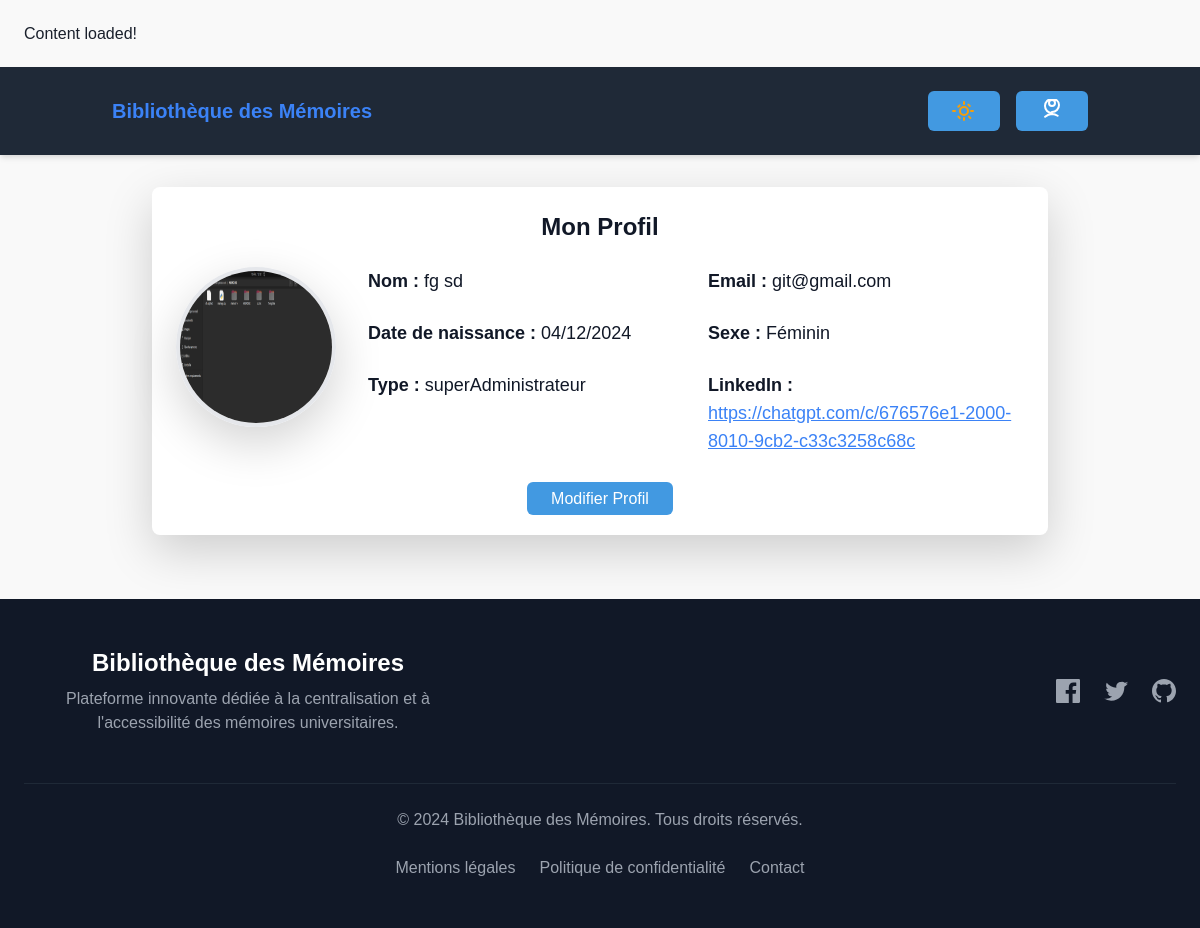
/profil (signed in), run on the app's committed database.
### memoire/models.py (models this page shows, shortened)
class UserProfile(models.Model):
    SEXE_CHOICES = [
        ('M', 'Masculin'),
        ('F', 'Féminin'),
        ('A', 'Autre'),
    ]
    TYPE_CHOICES = [
        ('standard', 'Standard'),
        ('admin', 'Administrateur'),
        ('superadmin', 'superAdministrateur'),
    ]
    nom = models.CharField(max_length=100)
    prenom = models.CharField(max_length=100)
    birthday = models.DateField()
    sexe = models.CharField(max_length=1, choices=SEXE_CHOICES)
    email = models.EmailField(unique=True)
    type = models.CharField(max_length=10, choices=TYPE_CHOICES)
    realisation_linkedin = models.URLField(max_length=200, blank=True, null=True)
    photo_profil = models.ImageField(upload_to='photos_profil/', blank=True, null=True)
    password = models.CharField(max_length=128)

### memoire/views.py (the view)
# urls.py: path('profil',  profil,name="profil"),
def profil(request):
    try:
        idp=request.session['user_id']
        user = UserProfile.objects.get(id=idp)
    except:
        return redirect("logout")
    return render(request, 'profil.html', {'user': user})

### Template/profil.html
{% extends "base.html" %}
{% block content %}
<div class="p-6 bg-white dark:bg-gray-800 text-gray-900 dark:text-gray-100 rounded-lg shadow-lg transition max-w-4xl mx-auto mt-8">
    <h2 class="text-2xl font-bold mb-6 text-center">Mon Profil</h2>
    <div class="flex flex-col md:flex-row items-center md:items-start space-y-6 md:space-y-0 md:space-x-8">
        {% if user.photo_profil %}
        <div class="flex-shrink-0">
            <img src="{{ user.photo_profil.url }}" alt="Avatar"
                 class="w-32 h-32 md:w-40 md:h-40 rounded-full border-4 border-gray-200 dark:border-gray-700 shadow-lg">
        </div>
            {% endif %}
        <div class="flex-grow">
            <div class="grid grid-cols-1 sm:grid-cols-2 gap-4">
                <div>
                    <p class="text-lg font-medium"><strong>Nom :</strong> {{ user.nom }} {{ user.prenom }}</p>
                </div>
                <div>
                    <p class="text-lg font-medium"><strong>Email :</strong> {{ user.email }}</p>
                </div>
                <div>
                    <p class="text-lg font-medium"><strong>Date de naissance :</strong> {{ user.birthday|date:"d/m/Y" }}</p>
                </div>
                <div>
                    <p class="text-lg font-medium"><strong>Sexe :</strong> {{ user.get_sexe_display }}</p>
                </div>
                <div>
                    <p class="text-lg font-medium"><strong>Type :</strong> {{ user.get_type_display }}</p>
                </div>
                <div>
                    <p class="text-lg font-medium"><strong>LinkedIn :</strong>
                        <a href="{{ user.realisation_linkedin }}" target="_blank" class="text-blue-500 underline">
                            {{ user.realisation_linkedin }}
                        </a>
                    </p>
                </div>
            </div>
        </div>
    </div>
    <div class="mt-8 text-center">
        <a href="{% url 'edit_profile' %}"
           class="btn-primary px-6 py-2 rounded-md bg-blue-500 text-white hover:bg-blue-600 transition">
            Modifier Profil
        </a>
    </div>
</div>
{% endblock content %}

### Template/base.html (style rules this page uses)
:root { --bg-primary-light: #f9fafb; --bg-secondary-light: #ffffff; --text-primary-light: #1a202c; --text-secondary-light: #4a5568; --accent-primary-light: #4299e1; --bg-primary-dark: #0a192f; --bg-secondary-dark: #112240; --text-primary-dark: #e6f1ff; --text-secondary-dark: #8892b0; --accent-primary-dark: #64ffda; }
body { background-color: #f4f6f9; }
body { font-family: 'Space Grotesk', sans-serif; background-color: var(--bg-primary-light); color: var(--text-primary-light); transition: all 0.3s ease-in-out; }
.btn-primary { background-color: var(--accent-primary-light); color: var(--bg-secondary-light); }
body { font-family: Arial, sans-serif; background-color: #f9f9f9; }

### data on the page
UserProfile: photo_profil (picture), nom "fg", prenom "sd", email "git@gmail.com", birthday "04/12/2024", sexe "Féminin", type "superAdministrateur", realisation_linkedin "https://chatgpt.com/c/676576e1-2000-8010-9cb2-c33c3258c68c"
